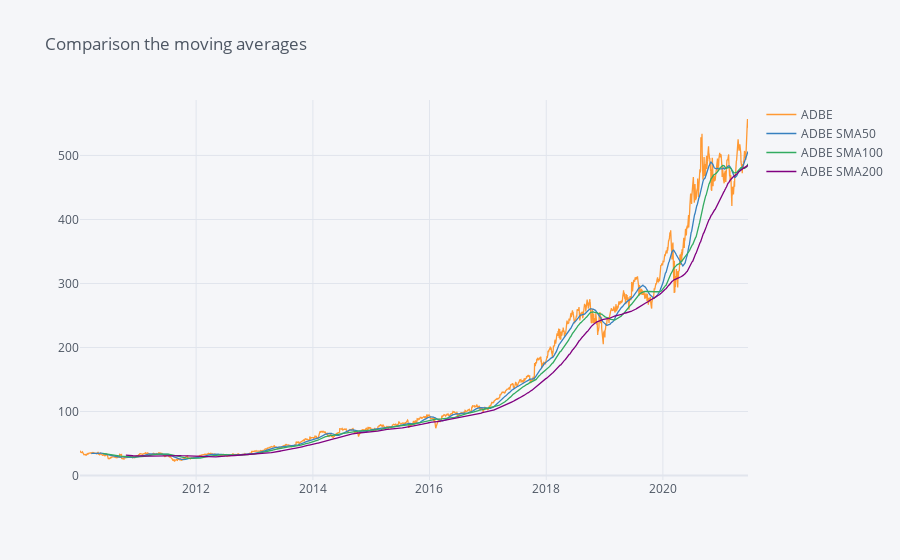

Notebook code for this chart:
### Code cell
moving_avg = cal_sma50_sma100_sma200(df_adj_close)
moving_avg.iplot(title = 'Comparison the moving averages')

### Figure 1 — Plotly figure (JSON) as saved in the notebook; plotly's stock layout.template omitted (floating-point values rounded to 4 significant figures; data arrays with more than 128 entries replaced by an {"elided": "..."} marker saying what was removed)
{"data": [{"line": {"color": "rgba(255, 153, 51, 1.0)", "dash": "solid", "shape": "linear", "width": 1.3}, "mode": "lines", "name": "ADBE", "text": "", "type": "scatter", "x": {"elided": "2884 str values"}, "y": {"elided": "2884 float values"}}, {"line": {"color": "rgba(55, 128, 191, 1.0)", "dash": "solid", "shape": "linear", "width": 1.3}, "mode": "lines", "name": "ADBE SMA50", "text": "", "type": "scatter", "x": {"elided": "2884 str values"}, "y": {"elided": "2884 mixed values"}}, {"line": {"color": "rgba(50, 171, 96, 1.0)", "dash": "solid", "shape": "linear", "width": 1.3}, "mode": "lines", "name": "ADBE SMA100", "text": "", "type": "scatter", "x": {"elided": "2884 str values"}, "y": {"elided": "2884 mixed values"}}, {"line": {"color": "rgba(128, 0, 128, 1.0)", "dash": "solid", "shape": "linear", "width": 1.3}, "mode": "lines", "name": "ADBE SMA200", "text": "", "type": "scatter", "x": {"elided": "2884 str values"}, "y": {"elided": "2884 mixed values"}}], "layout": {"legend": {"bgcolor": "#F5F6F9", "font": {"color": "#4D5663"}}, "paper_bgcolor": "#F5F6F9", "plot_bgcolor": "#F5F6F9", "title": {"font": {"color": "#4D5663"}, "text": "Comparison the moving averages"}, "xaxis": {"gridcolor": "#E1E5ED", "showgrid": true, "tickfont": {"color": "#4D5663"}, "title": {"font": {"color": "#4D5663"}, "text": ""}, "zerolinecolor": "#E1E5ED"}, "yaxis": {"gridcolor": "#E1E5ED", "showgrid": true, "tickfont": {"color": "#4D5663"}, "title": {"font": {"color": "#4D5663"}, "text": ""}, "zerolinecolor": "#E1E5ED"}}}
